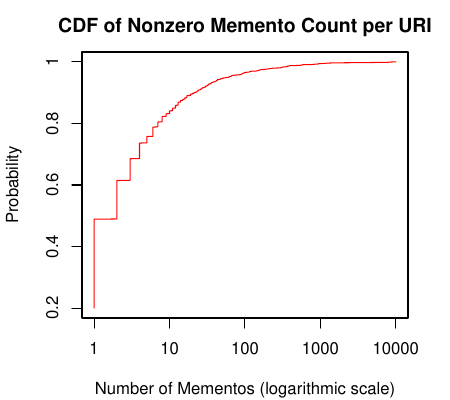

Recreate this plot in R.
library(RColorBrewer)

myData <- read.table("memento_counts_nonzero.stats")
fullData = rep(myData[,1])

title <- "CDF of Nonzero Memento Count per URI"
xlab <- "Number of Mementos (logarithmic scale)"
ylab <- "Probability"

pdf("memento_counts_nonzero.pdf", height=4.0, width=4.5)

#extend margin
# default: c(5,4,4,2) + 0.1
# bottom, left, top, right
par(mar=c(4,4,2.5,2) + 0.1)

set.seed(1)
mp <- plot(fullData, log="x", 1:length(fullData), type="l", col="red", main=title, xlab=xlab, ylab=ylab, yaxt="n")
#mp <- plot(fullData, type="l", col="red", main=title, xlab=NA, ylab=NA, xaxt='n', yaxt='n')
#mtext(side=1, xlab, line=0.5)
axis(side=2, at=seq(1,1020,length.out=5), labels=seq(0.2,1,by=0.2))
